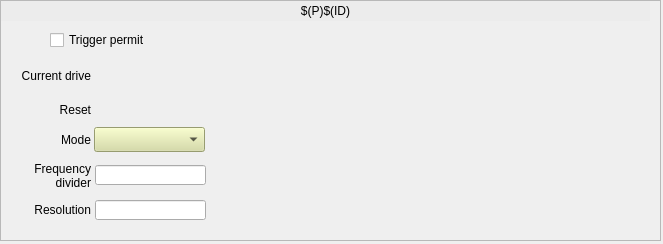
<?xml version="1.0" encoding="UTF-8"?>
<ui version="4.0">
 <class>Form</class>
 <widget class="QWidget" name="Form">
  <property name="geometry">
   <rect>
    <x>0</x>
    <y>0</y>
    <width>663</width>
    <height>244</height>
   </rect>
  </property>
  <property name="windowTitle">
   <string>Form</string>
  </property>
  <widget class="QFrame" name="frame">
   <property name="geometry">
    <rect>
     <x>0</x>
     <y>0</y>
     <width>661</width>
     <height>241</height>
    </rect>
   </property>
   <property name="frameShape">
    <enum>QFrame::StyledPanel</enum>
   </property>
   <property name="frameShadow">
    <enum>QFrame::Raised</enum>
   </property>
   <widget class="caLabel" name="calabel">
    <property name="geometry">
     <rect>
      <x>1</x>
      <y>1</y>
      <width>649</width>
      <height>20</height>
     </rect>
    </property>
    <property name="sizePolicy">
     <sizepolicy hsizetype="Preferred" vsizetype="Fixed">
      <horstretch>0</horstretch>
      <verstretch>0</verstretch>
     </sizepolicy>
    </property>
    <property name="minimumSize">
     <size>
      <width>0</width>
      <height>20</height>
     </size>
    </property>
    <property name="maximumSize">
     <size>
      <width>16777215</width>
      <height>20</height>
     </size>
    </property>
    <property name="styleSheet">
     <string notr="true">background-color: rgb(236, 236, 236, 255);</string>
    </property>
    <property name="text">
     <string>$(P)$(ID)</string>
    </property>
    <property name="alignment">
     <set>Qt::AlignCenter</set>
    </property>
   </widget>
   <widget class="caInclude" name="cainclude_pattern">
    <property name="geometry">
     <rect>
      <x>215</x>
      <y>30</y>
      <width>432</width>
      <height>202</height>
     </rect>
    </property>
    <property name="macro">
     <string notr="true">ID=$(ID), P=$(P), SYS=$(SYS),DEVICE=$(DEVICE)</string>
    </property>
    <property name="filename" stdset="0">
     <string notr="true">G_EVR_out_cml-mode-pattern.ui</string>
    </property>
    <property name="visibility">
     <enum>caInclude::Calc</enum>
    </property>
    <property name="visibilityCalc">
     <string notr="true">A=0</string>
    </property>
    <property name="channel" stdset="0">
     <string notr="true">$(SYS)-$(DEVICE):$(P)$(ID)-Mode-Sel</string>
    </property>
   </widget>
   <widget class="QLabel" name="label_2">
    <property name="geometry">
     <rect>
      <x>10</x>
      <y>100</y>
      <width>81</width>
      <height>20</height>
     </rect>
    </property>
    <property name="text">
     <string>Reset</string>
    </property>
    <property name="alignment">
     <set>Qt::AlignRight|Qt::AlignTrailing|Qt::AlignVCenter</set>
    </property>
   </widget>
   <widget class="caLineEdit" name="calineedit_6">
    <property name="geometry">
     <rect>
      <x>95</x>
      <y>200</y>
      <width>111</width>
      <height>20</height>
     </rect>
    </property>
    <property name="channel" stdset="0">
     <string notr="true">$(SYS)-$(DEVICE):$(P)$(ID)-Res-I</string>
    </property>
    <property name="unitsEnabled">
     <bool>true</bool>
    </property>
   </widget>
   <widget class="QLabel" name="label_4">
    <property name="geometry">
     <rect>
      <x>10</x>
      <y>160</y>
      <width>81</width>
      <height>31</height>
     </rect>
    </property>
    <property name="text">
     <string>Frequency divider</string>
    </property>
    <property name="alignment">
     <set>Qt::AlignRight|Qt::AlignTrailing|Qt::AlignVCenter</set>
    </property>
    <property name="wordWrap">
     <bool>true</bool>
    </property>
   </widget>
   <widget class="caInclude" name="cainclude_waveform">
    <property name="geometry">
     <rect>
      <x>215</x>
      <y>30</y>
      <width>371</width>
      <height>162</height>
     </rect>
    </property>
    <property name="macro">
     <string notr="true">ID=$(ID), P=$(P), SYS=$(SYS),DEVICE=$(DEVICE)</string>
    </property>
    <property name="filename" stdset="0">
     <string notr="true">G_EVR_out_cml-mode-waveform.ui</string>
    </property>
    <property name="visibility">
     <enum>caInclude::Calc</enum>
    </property>
    <property name="visibilityCalc">
     <string notr="true">A=2</string>
    </property>
    <property name="channel" stdset="0">
     <string notr="true">$(SYS)-$(DEVICE):$(P)$(ID)-Mode-Sel</string>
    </property>
   </widget>
   <widget class="caToggleButton" name="catogglebutton">
    <property name="geometry">
     <rect>
      <x>50</x>
      <y>30</y>
      <width>121</width>
      <height>20</height>
     </rect>
    </property>
    <property name="text">
     <string>Trigger permit</string>
    </property>
    <property name="channel" stdset="0">
     <string notr="true">$(SYS)-$(DEVICE):$(P)$(ID)-Ena-Sel</string>
    </property>
   </widget>
   <widget class="caMenu" name="camenu">
    <property name="geometry">
     <rect>
      <x>94</x>
      <y>127</y>
      <width>111</width>
      <height>25</height>
     </rect>
    </property>
    <property name="styleSheet">
     <string notr="true">background-color: rgb(212, 219, 157);</string>
    </property>
    <property name="channel" stdset="0">
     <string notr="true">$(SYS)-$(DEVICE):$(P)$(ID)-Mode-Sel</string>
    </property>
   </widget>
   <widget class="caLed" name="caled">
    <property name="geometry">
     <rect>
      <x>20</x>
      <y>30</y>
      <width>20</width>
      <height>20</height>
     </rect>
    </property>
    <property name="channel" stdset="0">
     <string notr="true">$(SYS)-$(DEVICE):$(P)$(ID)-Ena-Sel</string>
    </property>
    <property name="falseColor">
     <color>
      <red>200</red>
      <green>200</green>
      <blue>200</blue>
     </color>
    </property>
    <property name="trueColor">
     <color>
      <red>0</red>
      <green>205</green>
      <blue>0</blue>
     </color>
    </property>
    <property name="undefinedColor">
     <color>
      <red>255</red>
      <green>255</green>
      <blue>255</blue>
     </color>
    </property>
   </widget>
   <widget class="caChoice" name="cachoice_2">
    <property name="geometry">
     <rect>
      <x>95</x>
      <y>100</y>
      <width>111</width>
      <height>20</height>
     </rect>
    </property>
    <property name="channel" stdset="0">
     <string notr="true">$(SYS)-$(DEVICE):$(P)$(ID)-Rst-Sel</string>
    </property>
    <property name="background">
     <color>
      <red>212</red>
      <green>219</green>
      <blue>157</blue>
     </color>
    </property>
    <property name="bordercolor">
     <color>
      <red>0</red>
      <green>0</green>
      <blue>0</blue>
     </color>
    </property>
    <property name="colorMode">
     <enum>caChoice::Static</enum>
    </property>
    <property name="stackingMode" stdset="0">
     <enum>caChoice::Column</enum>
    </property>
    <property name="endBit">
     <number>1</number>
    </property>
   </widget>
   <widget class="QLabel" name="label_3">
    <property name="geometry">
     <rect>
      <x>10</x>
      <y>130</y>
      <width>81</width>
      <height>20</height>
     </rect>
    </property>
    <property name="text">
     <string>Mode</string>
    </property>
    <property name="alignment">
     <set>Qt::AlignRight|Qt::AlignTrailing|Qt::AlignVCenter</set>
    </property>
   </widget>
   <widget class="caChoice" name="cachoice">
    <property name="geometry">
     <rect>
      <x>95</x>
      <y>65</y>
      <width>111</width>
      <height>20</height>
     </rect>
    </property>
    <property name="channel" stdset="0">
     <string notr="true">$(SYS)-$(DEVICE):$(P)$(ID)-Pwr-Sel</string>
    </property>
    <property name="background">
     <color>
      <red>212</red>
      <green>219</green>
      <blue>157</blue>
     </color>
    </property>
    <property name="bordercolor">
     <color>
      <red>0</red>
      <green>0</green>
      <blue>0</blue>
     </color>
    </property>
    <property name="colorMode">
     <enum>caChoice::Static</enum>
    </property>
    <property name="stackingMode" stdset="0">
     <enum>caChoice::Column</enum>
    </property>
    <property name="endBit">
     <number>1</number>
    </property>
   </widget>
   <widget class="caLineEdit" name="calineedit_5">
    <property name="geometry">
     <rect>
      <x>95</x>
      <y>165</y>
      <width>111</width>
      <height>20</height>
     </rect>
    </property>
    <property name="channel" stdset="0">
     <string notr="true">$(SYS)-$(DEVICE):$(P)$(ID)-Mult-I</string>
    </property>
    <property name="unitsEnabled">
     <bool>false</bool>
    </property>
   </widget>
   <widget class="QLabel" name="label_14">
    <property name="geometry">
     <rect>
      <x>10</x>
      <y>200</y>
      <width>81</width>
      <height>20</height>
     </rect>
    </property>
    <property name="text">
     <string>Resolution</string>
    </property>
    <property name="alignment">
     <set>Qt::AlignRight|Qt::AlignTrailing|Qt::AlignVCenter</set>
    </property>
   </widget>
   <widget class="QLabel" name="label">
    <property name="geometry">
     <rect>
      <x>10</x>
      <y>60</y>
      <width>81</width>
      <height>31</height>
     </rect>
    </property>
    <property name="text">
     <string>Current drive</string>
    </property>
    <property name="alignment">
     <set>Qt::AlignRight|Qt::AlignTrailing|Qt::AlignVCenter</set>
    </property>
    <property name="wordWrap">
     <bool>true</bool>
    </property>
   </widget>
   <widget class="caInclude" name="cainclude_freq">
    <property name="geometry">
     <rect>
      <x>215</x>
      <y>30</y>
      <width>362</width>
      <height>162</height>
     </rect>
    </property>
    <property name="macro">
     <string notr="true">ID=$(ID), P=$(P), SYS=$(SYS),DEVICE=$(DEVICE)</string>
    </property>
    <property name="filename" stdset="0">
     <string notr="true">G_EVR_out_cml-mode-freq.ui</string>
    </property>
    <property name="visibility">
     <enum>caInclude::Calc</enum>
    </property>
    <property name="visibilityCalc">
     <string notr="true">A=1</string>
    </property>
    <property name="channel" stdset="0">
     <string notr="true">$(SYS)-$(DEVICE):$(P)$(ID)-Mode-Sel</string>
    </property>
   </widget>
  </widget>
 </widget>
 <customwidgets>
  <customwidget>
   <class>caMenu</class>
   <extends>QComboBox</extends>
   <header>caMenu</header>
  </customwidget>
  <customwidget>
   <class>caChoice</class>
   <extends>QWidget</extends>
   <header>caChoice</header>
  </customwidget>
  <customwidget>
   <class>caToggleButton</class>
   <extends>QCheckBox</extends>
   <header>caToggleButton</header>
  </customwidget>
  <customwidget>
   <class>caLabel</class>
   <extends>QLabel</extends>
   <header>caLabel</header>
  </customwidget>
  <customwidget>
   <class>caInclude</class>
   <extends>QWidget</extends>
   <header>caInclude</header>
  </customwidget>
  <customwidget>
   <class>caLed</class>
   <extends>QWidget</extends>
   <header>caLed</header>
  </customwidget>
  <customwidget>
   <class>caLineEdit</class>
   <extends>QLineEdit</extends>
   <header>caLineEdit</header>
  </customwidget>
 </customwidgets>
 <resources/>
 <connections/>
</ui>
